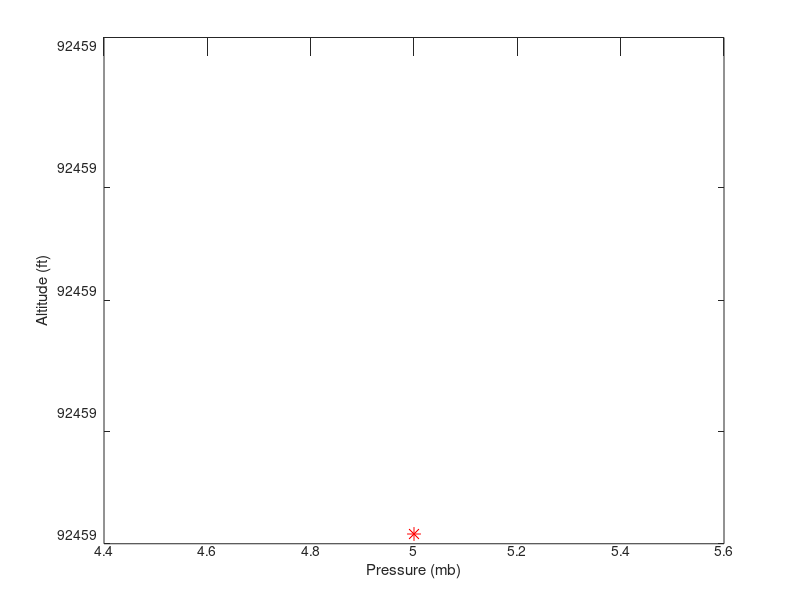

MATLAB code to generate this figure:
%Maxwell L Greene
%February 23rd 2018
%HW 3 - Altitude

%Question #1
pressure = input('Enter pressure in millibars (mb): ');
height = 145366.45*(1-(pressure/1013.25)^(0.190289));
height = round(height);
disp(['The Altitude at pressure ',num2str(pressure),'mb is ',num2str(height),' feet.']);


%Question %2
lowP = input('Enter lower bound for pressure: ');
upP = input('Enter upper bound for pressure: ');
pressureV = linspace(lowP,upP,1000);
heightV = 145366.45*(1-(pressureV/1013.25).^(0.190289));

%Plot for Q1 & Q2
Q12Plot = figure('Name','Question #1 & #2');
plot(pressureV,heightV); hold on;
plot(pressure,height,'*r','MarkerSize',10);
xlabel('Pressure (mb)');
ylabel('Altitude (ft)');